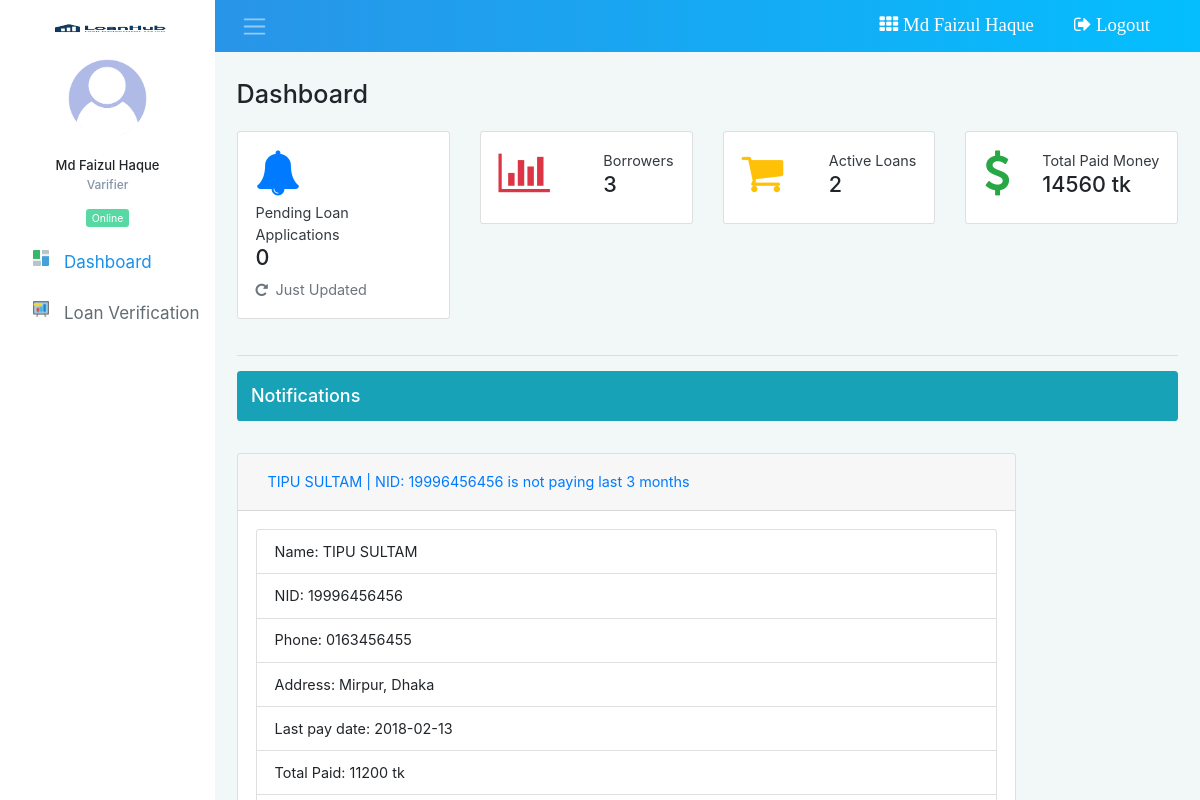
The app's page /index.php (signed in) with its own data.
### tables this page shows
CREATE TABLE `tbl_borrower` (
  `id` int(11) NOT NULL,
  `name` varchar(100) NOT NULL,
  `nid` bigint(30) NOT NULL,
  `rejected` int(11) NOT NULL DEFAULT '0',
  `gender` varchar(20) NOT NULL,
  `mobile` varchar(20) NOT NULL,
  `email` varchar(50) NOT NULL,
  `dob` date NOT NULL,
  `address` varchar(255) NOT NULL,
  `working_status` varchar(50) NOT NULL,
  `image` varchar(100) NOT NULL
);

CREATE TABLE `tbl_loan_application` (
  `id` int(11) NOT NULL,
  `b_id` int(11) NOT NULL,
  `status` int(11) NOT NULL DEFAULT '0',
  `name` varchar(100) NOT NULL,
  `expected_loan` bigint(50) NOT NULL,
  `loan_percentage` int(11) NOT NULL,
  `installments` int(11) NOT NULL,
  `total_loan` bigint(50) NOT NULL,
  `emi_loan` int(11) NOT NULL,
  `amount_paid` bigint(50) DEFAULT '0',
  `amount_remain` bigint(50) DEFAULT NULL,
  `current_inst` int(11) DEFAULT '0',
  `remain_inst` int(11) DEFAULT NULL,
  `next_date` date DEFAULT NULL,
  `files` varchar(255) NOT NULL
);

### classes/ManageLoan.php (called while the page is built, shortened)
<?php
$filepath = realpath(dirname(__FILE__));
include_once ($filepath."/../libs/CrudOperation.php");
class ManageLoan
{
	private $db;
	function __construct()
	{
		$this->db = new CrudOperation();
	}
	public function getNotApproveLoan()
	{
		$sql = "SELECT * FROM tbl_loan_application WHERE status != 3 ";
		$result = $this->db->select($sql);
		if ($result) {
			$result = $result->num_rows;
			return $result;
		}else{
			return 0;
		}
	}
	public function getAllApproveLoan()
	{
		$sql = "SELECT * FROM tbl_loan_application WHERE status = 3 ";
		$result = $this->db->select($sql);
		if ($result) {
			$result = $result->num_rows;
			return $result;
		}else{
			return 0;
		}
	}
	public function totalPaidLoanAmount()
	{
		$sql = "SELECT SUM(amount_paid) as total_money FROM tbl_loan_application";
		$result = $this->db->select($sql);
		return $result;
	}
	public function getNotification3monthNotPaying()
	{
		$sql = "SELECT tbl_borrower.*, tbl_loan_application.*
				FROM tbl_borrower
				INNER JOIN tbl_loan_application
				ON tbl_borrower.id = tbl_loan_application.b_id
			 	WHERE tbl_loan_application.status = 3 ";
		$result = $this->db->select($sql);
		return $result;
	}
}
?>

### libs/CrudOperation.php (called while the page is built, shortened)
<?php
$filepath = realpath(dirname(__FILE__));
Class CrudOperation{
	 public $host   = DB_HOST;
	 public $user   = DB_USER;
	 public $pass   = DB_PASS;
	 public $dbname = DB_NAME;
	 public $link;
	private function connectDB(){
		 $this->link = new mysqli($this->host, $this->user, $this->pass,$this->dbname);
	 }
	public function select($query){
	  $result = $this->link->query($query) or die($this->link->error.__LINE__);
		  if($result->num_rows > 0){
		    return $result;
		  }else {
		    return false;
		  }
	 }
}

### classes/Employee.php (called while the page is built, shortened)
<?php
$filepath = realpath(dirname(__FILE__));
include_once ($filepath."/../libs/CrudOperation.php");
class Employee
{
	private $db;
	function __construct()
	{
		$this->db = new CrudOperation();
	}
	public function viewBorrower()
	{
		$sql = "SELECT * FROM tbl_borrower  ORDER BY id DESC";
		$result = $this->db->select($sql);
		return $result;
	}
}
?>

### index.php (the view)
<?php
  include_once "inc/header.php";
  include_once "inc/sidebar.php";
?>
          <h3 class="page-heading mb-4">Dashboard</h3>
          <div class="row">
             <div class="col-xl-3 col-lg-3 col-md-3 col-sm-6 mb-4">
              <div class="card card-statistics">
                <div class="card-body">
                  <div class="clearfix">
                    <div class="float-left">
                      <h4 class="text-primary">
                        <i class="fa fa-bell highlight-icon" aria-hidden="true"></i>
                      </h4>
                    </div>
                    <div class="float-right">
                      <p class="card-text text-dark">Pending Loan Applications</p>
                      <h4 class="bold-text"><?php
                        $all = $ml->getNotApproveLoan();
                        echo $all;
                       ?></h4>
                    </div>
                  </div>
                  <p class="text-muted">
                    <i class="fa fa-repeat mr-1" aria-hidden="true"></i> Just Updated
                  </p>
                </div>
              </div>
            </div>
            <div class="col-xl-3 col-lg-3 col-md-3 col-sm-6 mb-4">
              <div class="card card-statistics">
                <div class="card-body">
                  <div class="clearfix">
                    <div class="float-left">
                      <h4 class="text-danger">
                        <i class="fa fa-bar-chart-o highlight-icon" aria-hidden="true"></i>
                      </h4>
                    </div>
                    <div class="float-right">
                      <p class="card-text text-dark">Borrowers</p>
                      <h4 class="bold-text"><?php
                         $all = $emp->viewBorrower();
                         if ($all) {
                           $count = $all->num_rows;
                           echo $count;
                         }else{
                            echo "0";
                         }
                        ?>
                      </h4>
                    </div>
                  </div>
                </div>
              </div>
            </div>
            <div class="col-xl-3 col-lg-3 col-md-3 col-sm-6 mb-4">
              <div class="card card-statistics">
                <div class="card-body">
                  <div class="clearfix">
                    <div class="float-left">
                      <h4 class="text-warning">
                        <i class="fa fa-shopping-cart highlight-icon" aria-hidden="true"></i>
                      </h4>
                    </div>
                    <div class="float-right">
                      <p class="card-text text-dark">Active Loans</p>
                      <h4 class="bold-text"><?php
                        $all = $ml->getAllApproveLoan();
                        echo $all;
                       ?></h4>
                    </div>
                  </div>
                </div>
              </div>
            </div>
            <div class="col-xl-3 col-lg-3 col-md-3 col-sm-6 mb-4">
              <div class="card card-statistics">
                <div class="card-body">
                  <div class="clearfix">
                    <div class="float-left">
                      <h4 class="text-success">
                        <i class="fa fa-dollar highlight-icon" aria-hidden="true"></i>
                      </h4>
                    </div>
                    <div class="float-right">
                      <p class="card-text text-dark">Total Paid Money</p>
                      <h4 class="bold-text"><?php
                         $money = $ml->totalPaidLoanAmount();
                         if ($money) {
                           $result = $money->fetch_assoc();
                           echo $result['total_money'];
                         }
                       ?> tk</h4>
                    </div>
                  </div>
                </div>
              </div>
            </div>
          </div>
          <hr>
           <h5 class="card-title p-3 bg-info text-white rounded">Notifications</h5><br>
          <div class="row">
            <div class="col-xl-10 col-lg-10 col-md-10 col-sm-10 mb-4">
              <div id="accordion">
                  <?php
                     $notify = $ml->getNotification3monthNotPaying();
                     if ($notify) {
                       while($result = $notify->fetch_assoc()){
                        if ($result['next_date']) {
                           $curren_date = date('d-m-Y');
                         $giveNotification = date('d-m-Y',strtotime('+3 months',strtotime($result['next_date'])));
                         if (strtotime($curren_date) > strtotime($giveNotification)) {
                   ?>
                  <div class="card">
                    <div class="card-header" id="headingOne">
                      <h5 class="mb-0">
                        <button class="btn btn-link" data-toggle="collapse" data-target="#collapseOne" aria-expanded="true" aria-controls="collapseOne">
                            <?php echo $result['name']. ' | '. 'NID: '.$result['nid']. " is not paying last 3 months";
                            ?>
                        </button>
                      </h5>
                    </div>
                    <div id="collapseOne" class="collapse show" aria-labelledby="headingOne" data-parent="#accordion">
                      <div class="card-body">
                        <div class="list-group">
                           <a class="list-group-item">Name: <?php echo $result['name']; ?></a>
                           <a class="list-group-item">NID: <?php echo $result['nid']; ?></a>
                           <a class="list-group-item">Phone: <?php echo $result['mobile']; ?></a>
                           <a class="list-group-item">Address: <?php echo $result['address']; ?></a>
                           <a class="list-group-item">Last pay date: <?php echo $result['next_date']; ?></a>
                           <a class="list-group-item">Total Paid: <?php echo $result['amount_paid']; ?> tk</a>
                           <a class="list-group-item">Remaining: <?php echo $result['amount_remain']; ?> tk</a>
                       </div>
                      </div>
                    </div>
                  </div>
                  <?php
                            }
                          }
                        }
                     }
                   ?>
                </div>
            </div>
          </div>
<?php
include_once "inc/footer.php";
?>

### records on screen
tbl_borrower: tbl_loan_application.name "TIPU SULTAM", nid "19996456456", mobile "0163456455", address "Mirpur, Dhaka", tbl_loan_application.next_date "2018-02-13", tbl_loan_application.amount_paid "11200"

### other values on screen
Session::get("name") "Md Faizul Haque"
Session::get("designation") "Varifier"
$all "0"
$count "3"
$all "2"
$result['total_money'] "14560"
